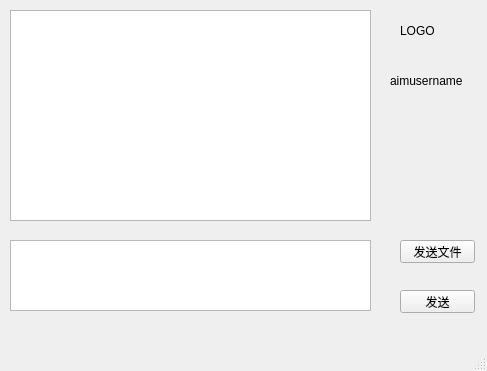
<?xml version="1.0" encoding="UTF-8"?>
<ui version="4.0">
 <class>Chat</class>
 <widget class="QMainWindow" name="Chat">
  <property name="geometry">
   <rect>
    <x>0</x>
    <y>0</y>
    <width>487</width>
    <height>371</height>
   </rect>
  </property>
  <property name="windowTitle">
   <string>MainWindow</string>
  </property>
  <widget class="QWidget" name="centralwidget">
   <widget class="QListWidget" name="listWidget">
    <property name="geometry">
     <rect>
      <x>10</x>
      <y>10</y>
      <width>361</width>
      <height>211</height>
     </rect>
    </property>
    <property name="editTriggers">
     <set>QAbstractItemView::NoEditTriggers</set>
    </property>
   </widget>
   <widget class="QLabel" name="label">
    <property name="geometry">
     <rect>
      <x>400</x>
      <y>10</y>
      <width>54</width>
      <height>41</height>
     </rect>
    </property>
    <property name="text">
     <string>LOGO</string>
    </property>
   </widget>
   <widget class="QLabel" name="label_2">
    <property name="geometry">
     <rect>
      <x>390</x>
      <y>60</y>
      <width>91</width>
      <height>41</height>
     </rect>
    </property>
    <property name="text">
     <string>aimusername</string>
    </property>
   </widget>
   <widget class="QTextEdit" name="textEdit">
    <property name="geometry">
     <rect>
      <x>10</x>
      <y>240</y>
      <width>361</width>
      <height>71</height>
     </rect>
    </property>
   </widget>
   <widget class="QPushButton" name="pushButton">
    <property name="geometry">
     <rect>
      <x>400</x>
      <y>290</y>
      <width>75</width>
      <height>23</height>
     </rect>
    </property>
    <property name="text">
     <string>发送</string>
    </property>
   </widget>
   <widget class="QPushButton" name="pushButton_2">
    <property name="geometry">
     <rect>
      <x>400</x>
      <y>240</y>
      <width>75</width>
      <height>23</height>
     </rect>
    </property>
    <property name="text">
     <string>发送文件</string>
    </property>
   </widget>
  </widget>
  <widget class="QMenuBar" name="menubar">
   <property name="geometry">
    <rect>
     <x>0</x>
     <y>0</y>
     <width>487</width>
     <height>23</height>
    </rect>
   </property>
  </widget>
  <widget class="QStatusBar" name="statusbar"/>
 </widget>
 <resources/>
 <connections/>
</ui>
